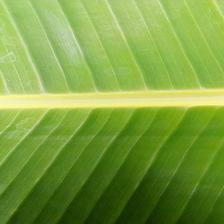
#> input picture banana_dataset/healthy/Image_1038.jpg, 224 x 224 px, found by its file name; its folder holds only this picture in this run
$ jupyter execute --allow-errors classification.ipynb
#> lines starting #> are read from the running program, lines starting #| are printed output that depends on the picture
[cell 1]
import os

IN_COLAB = None

if IN_COLAB is None:
    try:
        import google.colab
        IN_COLAB = True
    except ImportError:
        IN_COLAB = False

if IN_COLAB:
    from google.colab import drive
    drive.mount("/content/drive")
    BANANA_DATASET = "/content/drive/MyDrive/content/banana_dataset"
    BANANA_SPLIT   = "/content/drive/MyDrive/content/banana_split"
else:
    _base          = os.path.dirname(os.path.abspath("__file__"))
    BANANA_DATASET = os.path.join(_base, "banana_dataset")
    BANANA_SPLIT   = os.path.join(_base, "banana_split")

print(f"Running {'in Colab' if IN_COLAB else 'locally'}")
print(f"BANANA_DATASET = {BANANA_DATASET}")
print(f"BANANA_SPLIT   = {BANANA_SPLIT}")

[cell 2]
from PIL import Image
import os
from concurrent.futures import ThreadPoolExecutor

def _resize_one(args):
    path, size = args
    try:
        img = Image.open(path).convert("RGB")
#> img is the input picture: PIL image 224x224 RGB; mean R, G, B 124, 158.9, 65
        img = img.resize(size, Image.LANCZOS)
        img.save(path)
    except Exception as e:
        print("Skipped:", os.path.basename(path), "-", e)

def resize_images(input_folder, size=(224, 224), workers=32):
    paths = [
        (os.path.join(input_folder, f), size)
        for f in os.listdir(input_folder)
        if not f.startswith(".")
    ]
    with ThreadPoolExecutor(max_workers=workers) as executor:
        list(executor.map(_resize_one, paths))

resize_images(os.path.join(BANANA_DATASET, "healthy"))
resize_images(os.path.join(BANANA_DATASET, "unhealthy"))
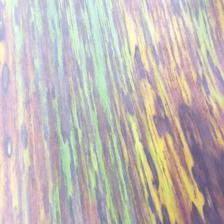
#> input picture banana_dataset/unhealthy/Image_1007.jpg, 224 x 224 px, found by its file name
#> in _resize_one, img is the input picture: PIL image 224x224 RGB; mean R, G, B 194.1, 186.5, 182.7

[cell 3]
import os

healthy_count = len([f for f in os.listdir(os.path.join(BANANA_DATASET, "healthy")) if not f.startswith(".")])
unhealthy_count = len([f for f in os.listdir(os.path.join(BANANA_DATASET, "unhealthy")) if not f.startswith(".")])

print("Healthy images:", healthy_count)
print("Unhealthy images:", unhealthy_count)
print("Total images:", healthy_count + unhealthy_count)

[cell 4]
import matplotlib.pyplot as plt
from PIL import Image
import random

folders = [
    os.path.join(BANANA_DATASET, "healthy"),
    os.path.join(BANANA_DATASET, "unhealthy"),
]

plt.figure(figsize=(10, 4))

for i, folder in enumerate(folders):
    files = [f for f in os.listdir(folder) if not f.startswith(".")]
    sample = random.choice(files)
    img = Image.open(os.path.join(folder, sample))

    plt.subplot(1, 2, i + 1)
    plt.imshow(img)
    plt.title(os.path.basename(folder))
    plt.axis("off")

plt.show()
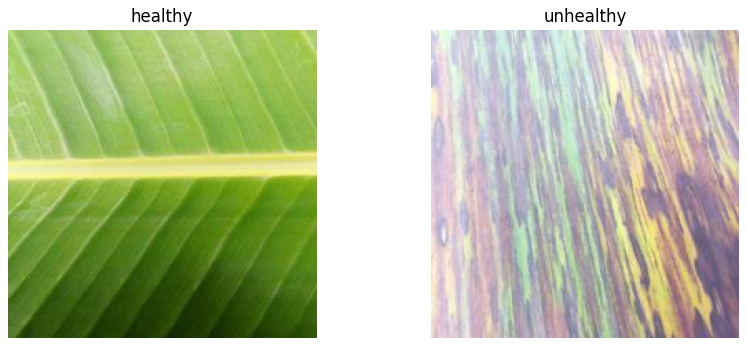
#> figure drawn by matplotlib, 2 panels

[cell 5]
import os
import shutil
import random

IMAGE_EXTS = {".jpg", ".jpeg", ".png", ".bmp", ".webp"}

def split_data(source, train_dir, test_dir, split_ratio=0.8):
#> called with split_ratio = 0.8
    files = [f for f in os.listdir(source) if os.path.splitext(f)[1].lower() in IMAGE_EXTS]
    random.shuffle(files)

    split_idx = int(len(files) * split_ratio)
    train_files = files[:split_idx]
    test_files = files[split_idx:]

    for f in train_files:
        shutil.copy(os.path.join(source, f), os.path.join(train_dir, f))

    for f in test_files:
        shutil.copy(os.path.join(source, f), os.path.join(test_dir, f))


# Create folders
os.makedirs(os.path.join(BANANA_SPLIT, "train", "healthy"),   exist_ok=True)
os.makedirs(os.path.join(BANANA_SPLIT, "train", "unhealthy"), exist_ok=True)
os.makedirs(os.path.join(BANANA_SPLIT, "test",  "healthy"),   exist_ok=True)
os.makedirs(os.path.join(BANANA_SPLIT, "test",  "unhealthy"), exist_ok=True)

# Split data
split_data(
    os.path.join(BANANA_DATASET, "healthy"),
    os.path.join(BANANA_SPLIT, "train", "healthy"),
    os.path.join(BANANA_SPLIT, "test",  "healthy"),
)
split_data(
    os.path.join(BANANA_DATASET, "unhealthy"),
    os.path.join(BANANA_SPLIT, "train", "unhealthy"),
    os.path.join(BANANA_SPLIT, "test",  "unhealthy"),
)

[cell 6]
import numpy as np
from PIL import Image
from concurrent.futures import ThreadPoolExecutor
from tqdm.auto import tqdm
from sklearn.linear_model import LogisticRegression
from sklearn.svm import LinearSVC, SVC
from sklearn.ensemble import RandomForestClassifier
from xgboost import XGBClassifier
from sklearn.metrics import accuracy_score, precision_score, recall_score, f1_score
import pandas as pd

IMAGE_EXTS = {".jpg", ".jpeg", ".png", ".bmp", ".webp"}

def _load_one(args):
    path, label = args
    img = Image.open(path).convert("RGB").resize((64, 64))
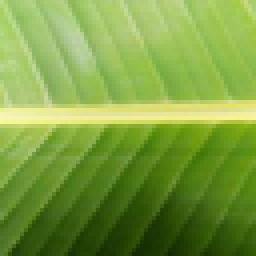
#> img: PIL image 64x64 RGB (shown 4 times larger); mean R, G, B 124, 158.8, 65
    return np.array(img).flatten(), label

def load_images(folder, label, workers=16):
    paths = [(os.path.join(folder, f), label)
             for f in os.listdir(folder)
             if os.path.splitext(f)[1].lower() in IMAGE_EXTS]
    with ThreadPoolExecutor(max_workers=workers) as ex:
        results = list(tqdm(ex.map(_load_one, paths), total=len(paths),
                            desc=os.path.basename(folder), leave=False))
    return [r[0] for r in results], [r[1] for r in results]

def load_split(split_dir):
    X, y = [], []
    for label, cls in enumerate(["healthy", "unhealthy"]):
        imgs, labels = load_images(os.path.join(split_dir, cls), label)
        X.extend(imgs); y.extend(labels)
    return np.array(X) / 255.0, np.array(y)

print("Loading train...")
X_train, y_train = load_split(os.path.join(BANANA_SPLIT, "train"))
print("Loading test...")
X_test,  y_test  = load_split(os.path.join(BANANA_SPLIT, "test"))
print(f"Train: {X_train.shape}, Test: {X_test.shape}")
#| Train: (2, 12288), Test: (2, 12288)

[cell 7]
from joblib import Parallel, delayed
from tqdm.auto import tqdm
import time

#> (the rest of this cell did not finish here and is left out)

[cell 8]
import matplotlib.pyplot as plt

fig, axes = plt.subplots(1, 2, figsize=(14, 5))

# 2D scatter of PC1 vs PC2
for split, X, y, ax in [("Train", X_train, y_train, axes[0]), ("Test", X_test, y_test, axes[1])]:
    for label, cls, color in [(0, "healthy", "green"), (1, "unhealthy", "red")]:
        mask = y == label
        ax.scatter(X[mask, 0], X[mask, 1], s=10, alpha=0.5, label=cls, color=color)
    ax.set_title(f"PCA — {split}")
    ax.set_xlabel("PC1")
    ax.set_ylabel("PC2")
    ax.legend()
#> this loop made 2 passes
#> (split, y) on passes 1 to 2: ('Train', [0, 1]), ('Test', [0, 1])

plt.tight_layout()
plt.show()
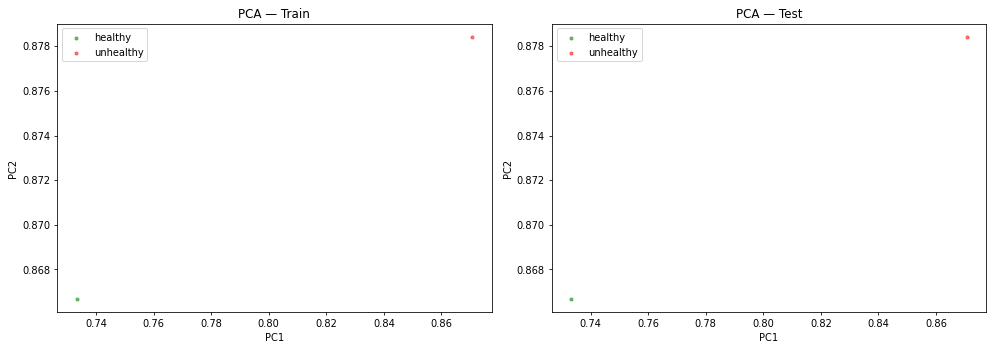
#> figure drawn by matplotlib, 2 panels

# Explained variance curve
from sklearn.decomposition import PCA as _PCA
pca_full = _PCA().fit(X_train)
cumvar = pca_full.explained_variance_ratio_.cumsum()
#> cumvar = [1, 1]

plt.figure(figsize=(8, 4))
plt.plot(range(1, len(cumvar) + 1), cumvar)
plt.axhline(0.90, color="r", linestyle="--", label="90% variance")
plt.axvline(150, color="g", linestyle="--", label="n_components=150")
plt.xlabel("Number of components")
plt.ylabel("Cumulative explained variance")
plt.title("PCA Explained Variance")
plt.legend()
plt.tight_layout()
plt.show()
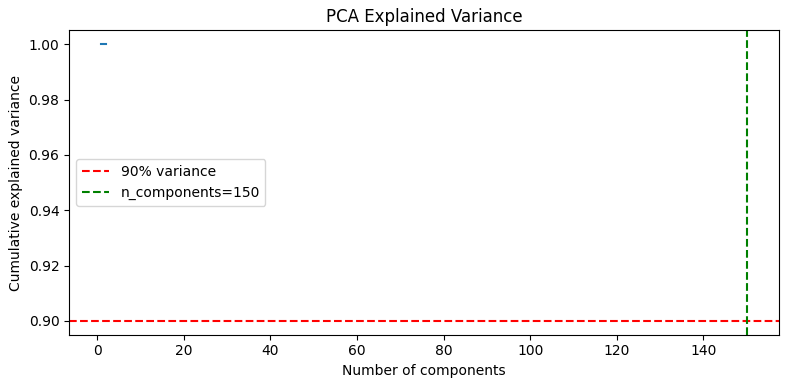
#> figure drawn by matplotlib, 1 panel
from sklearn.metrics import ConfusionMatrixDisplay
import matplotlib.pyplot as plt

#> (the rest of this cell did not finish here and is left out)
